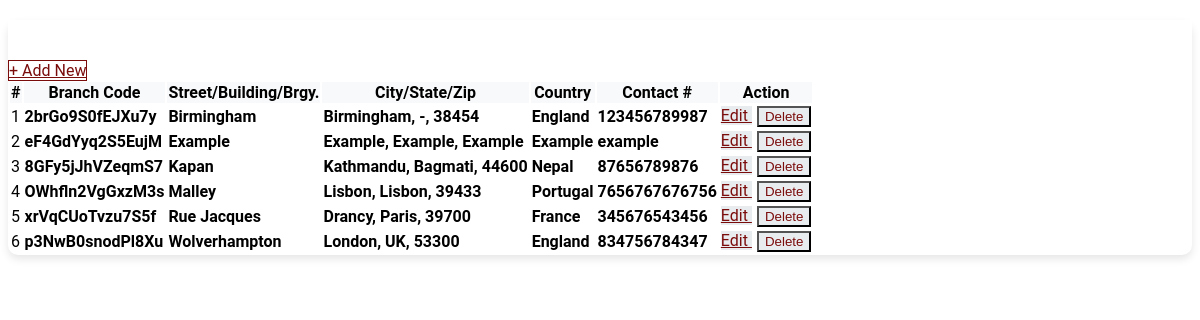
Page /branch_list.php on the committed database.
### tables this page shows
CREATE TABLE `branches` (
  `id` int(30) NOT NULL,
  `branch_code` varchar(50) NOT NULL,
  `street` text NOT NULL,
  `city` text NOT NULL,
  `state` text NOT NULL,
  `zip_code` varchar(50) NOT NULL,
  `country` text NOT NULL,
  `contact` varchar(100) NOT NULL,
  `date_created` datetime NOT NULL DEFAULT current_timestamp()
);

### branch_list.php (the view, shortened to what this page needs)
<?php include 'db_connect.php' ?>
<div class="container">
    <div class="card card-outline card-primary mt-4">
        <div class="card-header d-flex justify-content-between align-items-center">
            <h3 class="card-title">Branch List</h3>
            <div class="card-tools">
                <a class="btn btn-sm btn-primary btn-flat btn-add-new" href="./index.php?page=new_branch">
                    + Add New
                </a>
            </div>
        </div>
        <div class="card-body">
            <div class="table-responsive">
                <table class="table table-hover table-bordered table-striped" id="list">
                    <thead>
                        <tr>
                            <th class="text-center">#</th>
                            <th>Branch Code</th>
                            <th>Street/Building/Brgy.</th>
                            <th>City/State/Zip</th>
                            <th>Country</th>
                            <th>Contact #</th>
                            <th>Action</th>
                        </tr>
                    </thead>
                    <tbody>
                        <?php
                        $i = 1;
                        $qry = $conn->query("SELECT * FROM branches ORDER BY street ASC, city ASC, state ASC");
                        while ($row = $qry->fetch_assoc()):
                        ?>
                        <tr>
                            <td class="text-center"><?php echo $i++ ?></td>
                            <td><b><?php echo $row['branch_code'] ?></b></td>
                            <td><b><?php echo ucwords($row['street']) ?></b></td>
                            <td><b><?php echo ucwords($row['city'] . ', ' . $row['state'] . ', ' . $row['zip_code']) ?></b></td>
                            <td><b><?php echo ucwords($row['country']) ?></b></td>
                            <td><b><?php echo $row['contact'] ?></b></td>
                            <td class="text-center">
                                <div class="btn-group">
                                    <a href="index.php?page=edit_branch&id=<?php echo $row['id'] ?>" class="btn btn-primary btn-flat">
                                        Edit
                                    </a>
                                    <button type="button" class="btn btn-danger btn-flat delete_branch" data-id="<?php echo $row['id'] ?>">
                                        Delete
                                    </button>
                                </div>
                            </td>
                        </tr>
                        <?php endwhile; ?>
                    </tbody>
                </table>
            </div>
        </div>
    </div>
</div>
<link rel="stylesheet" href="styles/branch_list.css">

### styles/branch_list.css (style rules this page uses)
.container { font-family: 'Roboto', sans-serif; }
.card { margin-top: 20px; border-radius: 10px; box-shadow: 0 4px 8px rgba(0,0,0,0.1); }
.card-header { background-color: #ffffff; color: white; border-bottom: none; }
.card-header .btn-add-new { background-color: #ffffff; color: #7B0C0C; border: 1px solid #7B0C0C; }
.table th, .table td { vertical-align: middle !important; }
.table th { background-color: #f8f9fa; }
.btn-group .btn { margin-right: 5px; background-color: #e9ecef; color:#7B0C0C; }
.btn-group .btn:last-child { margin-right: 0; }

### rows in the picture
branches: branch_code "2brGo9S0fEJXu7y", street "Birmingham", city+state+zip_code "Birmingham, -, 38454", country "England", contact "123456789987"
branches: branch_code "eF4GdYyq2S5EujM", street "Example", city+state+zip_code "Example, Example, Example", country "Example", contact "example"
branches: branch_code "8GFy5jJhVZeqmS7", street "Kapan", city+state+zip_code "Kathmandu, Bagmati, 44600", country "Nepal", contact "87656789876"
branches: branch_code "OWhfln2VgGxzM3s", street "Malley", city+state+zip_code "Lisbon, Lisbon, 39433", country "Portugal", contact "7656767676756"
branches: branch_code "xrVqCUoTvzu7S5f", street "Rue Jacques", city+state+zip_code "Drancy, Paris, 39700", country "France", contact "345676543456"
branches: branch_code "p3NwB0snodPl8Xu", street "Wolverhampton", city+state+zip_code "London, UK, 53300", country "England", contact "834756784347"
